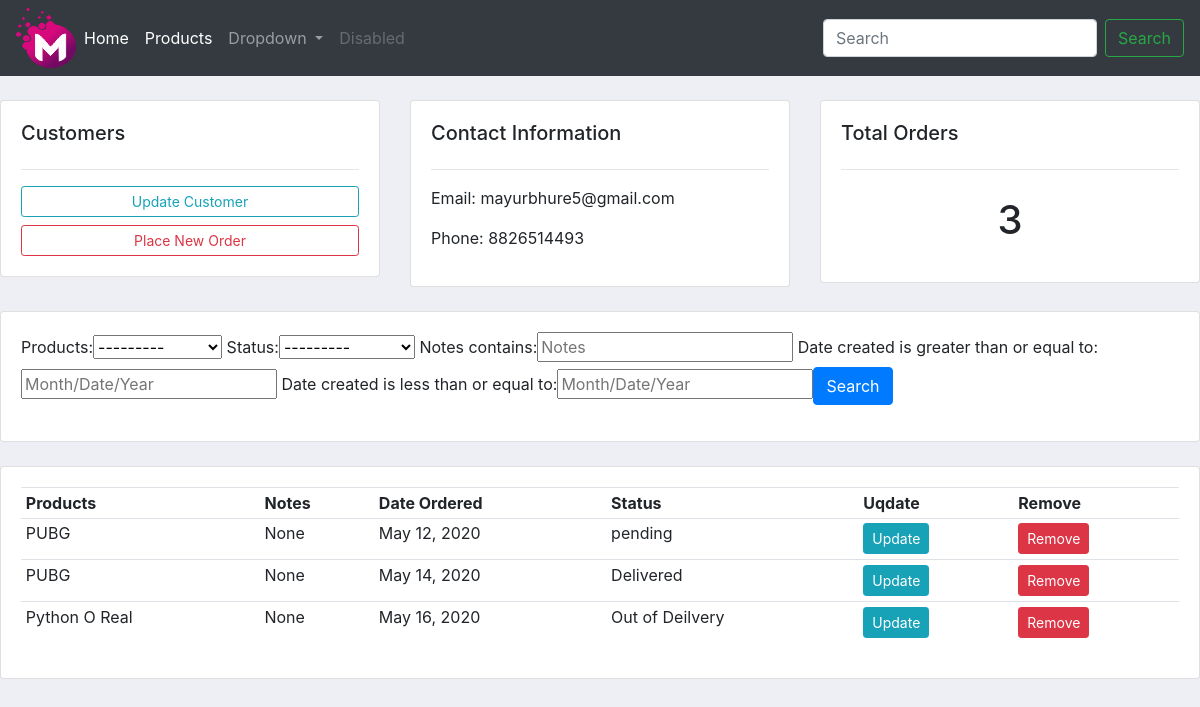
/customer_profile/2/, run on the app's committed database.
### accounts/models.py (models this page shows, shortened)
class Customer(models.Model):
    name = models.CharField(max_length=200, null=True)
    phone = models.CharField(max_length=200, null=True)
    email = models.CharField(max_length=200,blank=True)
    date_created = models.DateTimeField(auto_now_add=True, null=True)

class Order(models.Model):
    STATUS = (
        ('pending','pending'),
        ('Out of Deilvery','Out of Deilvery'),
        ('Delivered','Delivered'),
    )
    customer = models.ForeignKey(Customer, null=True , on_delete=models.SET_NULL)
    products = models.ForeignKey(Product, null=True , on_delete=models.SET_NULL)
    date_created = models.DateField(auto_now_add=True, null=True)
    status = models.CharField(max_length=200,choices=STATUS)
    notes = models.CharField(max_length=1000,null=True)

class Product(models.Model):
    CATEGORY = (
        ("Indoor","Indoor"),
        ('Out Door','Out Door'),
    )
    name = models.CharField(max_length=200, null=True)
    price = models.FloatField(null=True)
    category = models.CharField(max_length=200, null=True, choices=CATEGORY)
    description = models.CharField(max_length=200, null=True, blank=True)
    date_created = models.DateTimeField(auto_now_add=True, null=True)
    tag = models.ManyToManyField(Tag)
    def __str__(self):
        return self.name

### accounts/views.py (the view)
# urls.py: path('customer_profile/<str:pk_text>/',views.customer,name='customer'),
def customer(request, pk_text):
    customer = Customer.objects.get(id=pk_text)
    orders = customer.order_set.all()
    total_orders = orders.count()
    myfilter = OrderFilter(request.GET, queryset=orders)
    orders = myfilter.qs
    context = {'customer':customer,'orders':orders,'order_counts':total_orders,'myfilter':myfilter}
    return render(request, 'customers.html',context)

### accounts/templates/customers.html
{% extends 'navbar.html' %}
{% block content %}
<br>
<div class="row">
    <div class="col-md">
        <div class="card card-body" >
            <h5> Customers </h5>
            <hr>
            <a class="btn btn-outline-info btn-sm btn-block" href="">Update Customer</a>
            <a class="btn btn-outline-danger btn-sm btn-block" href="{% url 'create_order' customer.id %}">Place New Order</a>
        </div>
    </div>
    <div class="col-md">
        <div class="card card-body" >
            <h5> Contact Information </h5>
            <hr>
            <p> Email: {{ customer.email }}</p>
            <p> Phone: {{ customer.phone }}</p>
        </div>
    </div>
    <div class="col-md">
        <div class="card card-body" >
            <h5> Total Orders </h5>
            <hr>
            <h1 style="text-align: center;padding: 10px ">{{ order_counts }}</h1>
        </div>
    </div>
</div>
<br>
<div class="row">
    <div class="col-md">
        <div class="card card-body" >
            <form method="get">
                {{ myfilter.form }}<button class="btn btn-primary" type="submit"> Search </button>
            </form>
        </div>
    </div>
</div>
<br>
<div class="row">
    <div class="col-md">
        <div class="card card-body" >
            <table class="table table-sm">
                <tr>
                    <th> Products </th>
                    <th> Notes </th>
                    <th> Date Ordered </th>
                    <th> Status </th>
                    <th> Uqdate </th>
                    <th> Remove </th>
                </tr>
                {% for orders_show in orders %}
                <tr>
                    <td> {{ orders_show.products }} </td>
                    <td> {{ orders_show.notes }} </td>
                    <td> {{ orders_show.date_created }} </td>
                    <td> {{ orders_show.status }} </td>
                    <td><a class='btn btn-sm btn-info' href="{% url 'update' orders_show.id %}">Update</a></td>
                    <td><a class='btn btn-sm btn-danger' href="{% url 'delete' orders_show.id %}">Remove</a></td>
                </tr>
                {% endfor %}
            </table>
        </div>
    </div>
</div>
{% endblock %}

### accounts/static/css/main.css (style rules this page uses)
body { background-color: #edeff5; }

### data on the page
Customer: email "mayurbhure5@gmail.com", phone "8826514493"
Order: products "PUBG", notes "None", date_created "May 12, 2020", status "pending"
Order: products "PUBG", notes "None", date_created "May 14, 2020", status "Delivered"
Order: products "Python O Real", notes "None", date_created "May 16, 2020", status "Out of Deilvery"

### other printed values
{{ order_counts }} "3"
